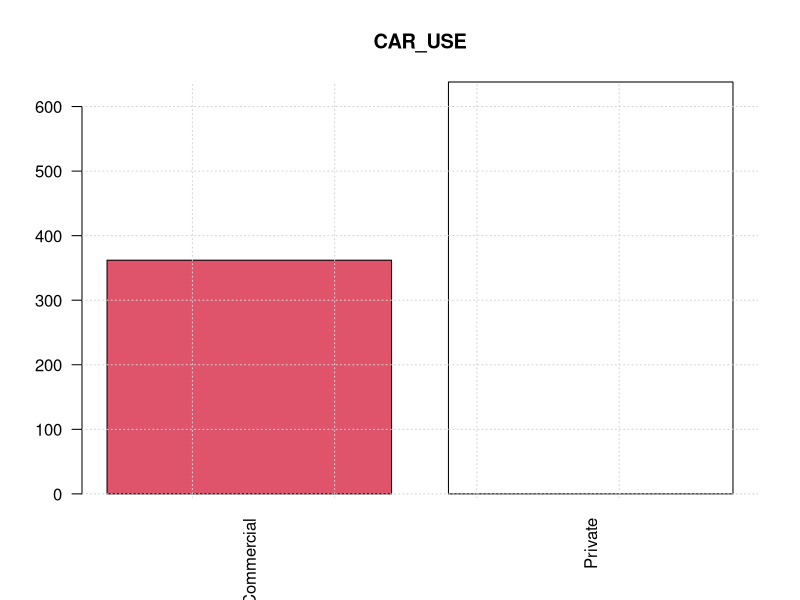
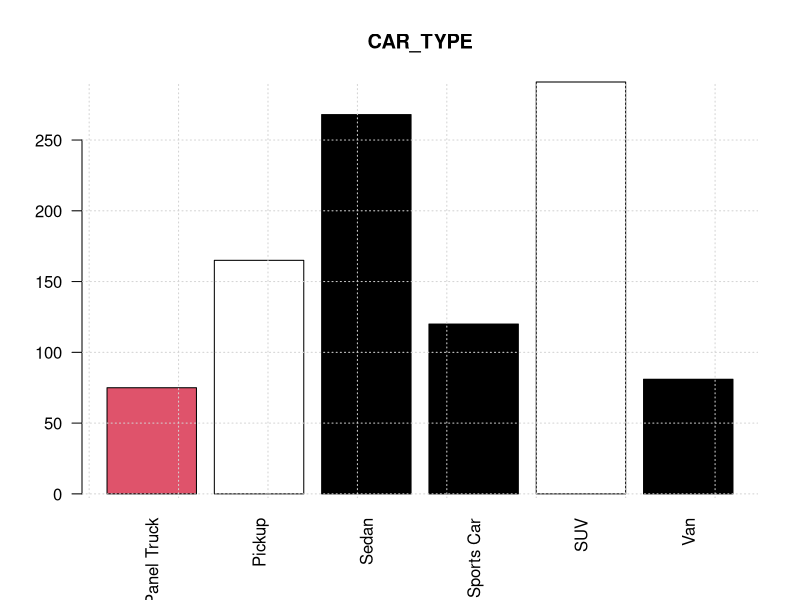
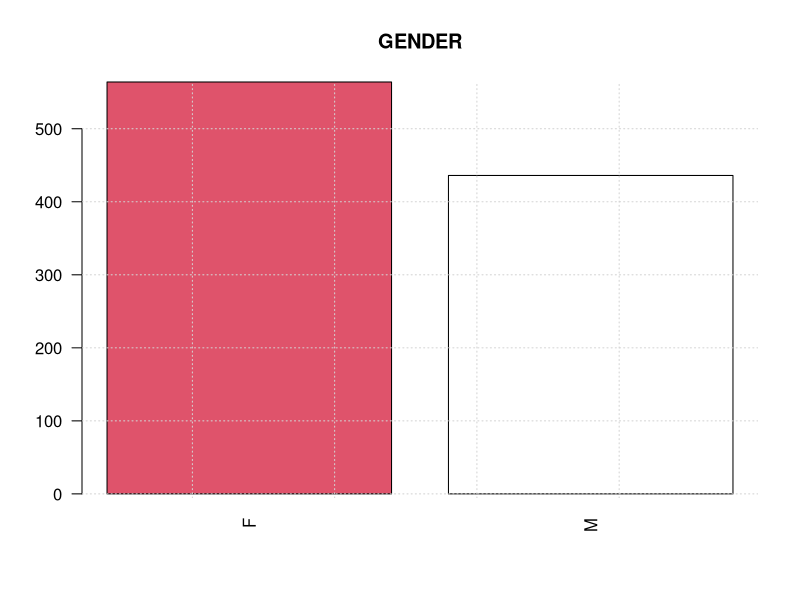
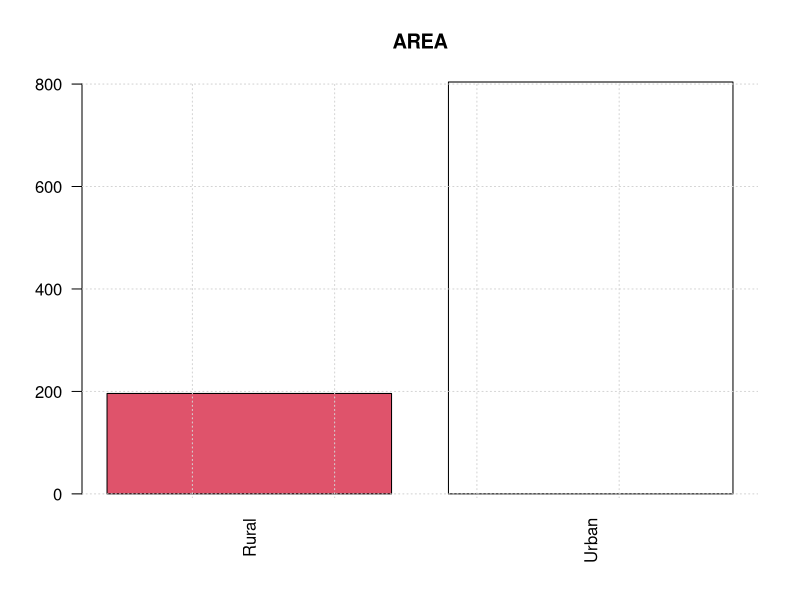
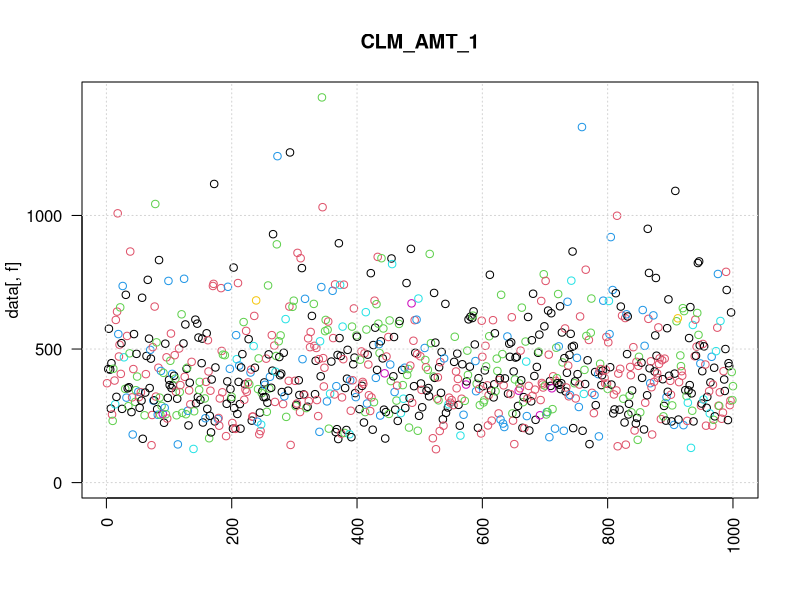
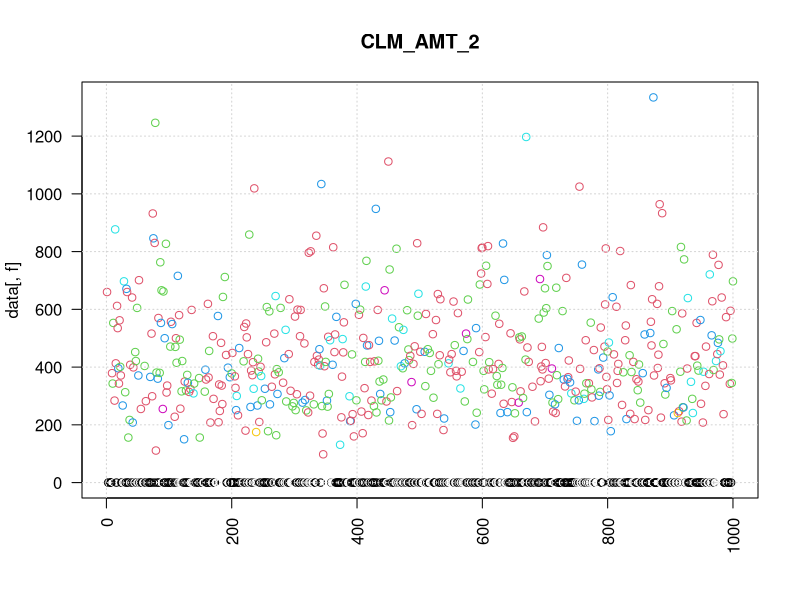
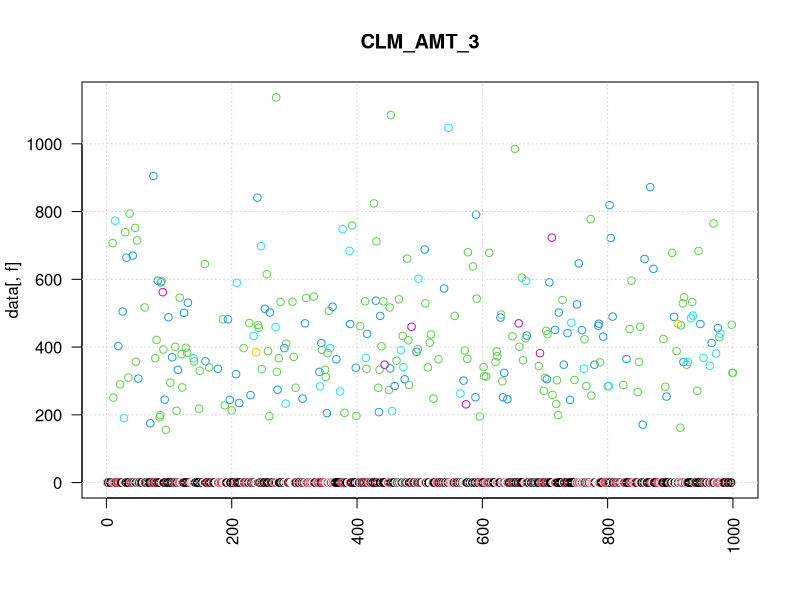
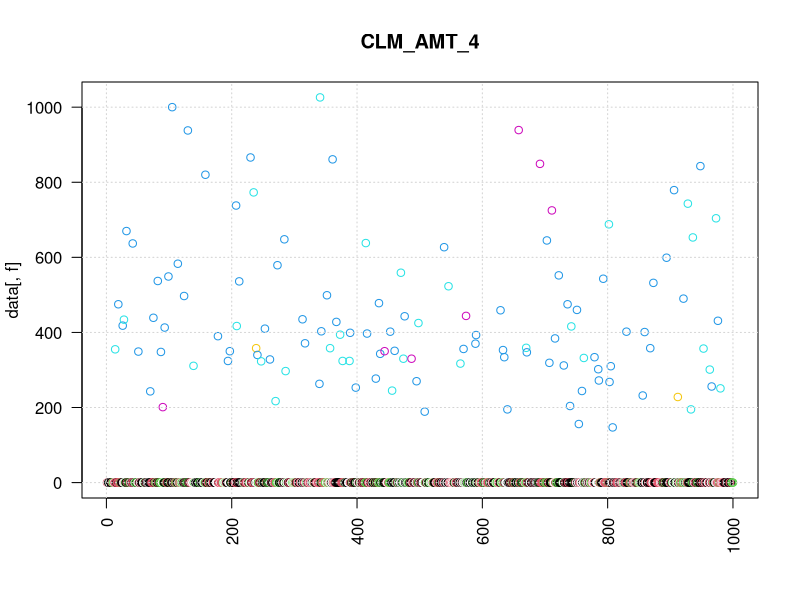

Write R code to recreate these figures, in order. (Note: this script raises an error after producing the figures.)
############################################################################################################################
####################################################### Read libraries #####################################################
############################################################################################################################
library(readr) # Check encoding
library(magrittr) # Pipe operator
library(dplyr) # data wrangling
library(purrr) # efficient one liner pattern-matching
library(ggplot2) # additional graphics



############################################################################################################################
#################################################### Read and store data ###################################################
############################################################################################################################

data_orig <-read.csv(file = "DATA_SET_8.csv",sep = ";",encoding = "ASCII") %>%
  as.data.frame() # specify encodeing to use regex

#Always keep original data as is.
data <- data_orig
rm(data_orig) #memory management
############################################################################################################################
#################################################### Function Definitions ##################################################
############################################################################################################################
# Check whether number of claims matches the number of row entries.

# In the end store data here
############################################## Prototype ##################################################################
# models <- list( claim_freq_models = list (
#                                             poisson = list(
#                                                             pdf = function(lambda,x){
#                                                               return(lambda^x * exp(-lambda) / factorial((x)))}
#                                                             random_poisson = "to be defined",
#                                                             hist,
#                                                             lines),
#                                             
#                                             negative_binomial = list(
#                                                             pdf = function(r, p, k){return(choose((k+r-1),k) * p^r * (1-p)^k)}
#                                             )),
#                 claim_severity_models = list (
#                                             exponential = list(
#                                                           pdf = function(lambda,x){
#                                                             return(lambda *exp(-x*lambda))}),
#                                             gamma = list(
#                                                           pdf = function(alpha, lamba, x ){
#                                                             #no idea if the following works 
#                                                             if (x < 0) 
#                                                               {return(0.0) } 
#                                                             else 
#                                                               #needs gamma function 
#                                                               {return(lambda * exp(- lambda * x )*(lambda*x)^(alpha -1 )/1 )}
#                                                           }
#                                             ),
#                                             ))

##########################################################################################################################
##perhaps remove
pdf_poisson <- function(lambda,x){
  return(lambda^x * exp(-lambda) / factorial((x)))
}

pdf_exponential <- function(lambda,x){
  return(lambda *exp(-x*lambda))
}
##unitel here
#Our Own RNG? function?

simulate_poisson <- function(lambda, size){
  simulated_poisson <- rep(0, size)
  for (i in 1:size){
    sum_of_exponentials <- 0.0 
    counter <- 0 
    while (! (sum_of_exponentials > lambda )) {
      initial_random_number <- runif(1,0,1) 
      #length 1 lower bound 0 upper bound 1 
      simulated_exponential <- - log(1 - initial_random_number ) 
      #given by inversion method for parameter = 1 
      sum_of_exponentials <- sum_of_exponentials + simulated_exponential
      counter <- counter + 1 
    }
    simulated_poisson[i] <- counter -1
  }
  return (simulated_poisson)
}

simulate_exponential <- function(lambda, size){
  simulated_exponential <- rep(0, size)
  for (i in 1:size){
    initial_random_number <- runif(1,0,1)
    single_simulated_exponential <- - log(1 - initial_random_number )/lambda
    #given by inversion method
    simulated_exponential[i] <- single_simulated_exponential
  }
  return (simulated_exponential)
}

simulate_gamma <- function(shape,scale,size){}


############################################################################################################################
################################################# Data Quality Check #######################################################
############################################################################################################################
#Read data types
for(col in colnames(data)){
  print(typeof(data[,col]))
}
#[1] "integer"
#[2] "integer"
#[3] "character"  => should be numeric
#[4] "character"  => should be numeric
#[5] "character"  => should be numeric
#[6] "character"  => should be numeric
#[7] "character"  => should be numeric
#[8] "character"  => should be numeric
#[9] "character"  => should be numeric
#[10] "character" => should be numeric
#[11] "character" => should be numeric
#[12] "double"
#[13] "character"
#[14] "character"
#[15] "double"

##Careful conversion from string to numeric
#Count data amount in the columns to be converted
missing_data_count <- c() # To be used for validation after conversion
for(i in 3:9){
  counter <- 0
  for(j in 1:nrow(data)){
    if(is.na(data[j,i])){
      counter= counter + 1
    }
    missing_data_count[i-2] <- counter
  }
}
#Result: No missing data

#Use regex to remove potential white spaces.
for(i in 3:9){
    data[,i] <- gsub("\\s+", "", data[,i])
}

#Count data amount in the columns to be converted
zero_data_count <- c() # To be used for validation after conversion
for(i in 3:9){
  counter = 0
  for(j in 1:nrow(data)){
    if(data[j,i]=="-"){
      data[j,i]<-"0" #to make-sure conversion went correctly without NA coercion
      counter= counter + 1
    }
  }
  zero_data_count[i-2] <- counter
}

#Convert to numeric
for(i in 3:9){
    data[i] <- as.double(data[[i]])
}


zero_data_count_after_conversion <- c() # To be used for validation after conversion
for(i in 3:9){
  counter_2 = 0
  for(j in 1:nrow(data)){
    if(data[j,i]==0){
      counter_2= counter_2 + 1
    }
    zero_data_count_after_conversion[i-2] <- counter_2
  }
  counter_2 <- 0
}
# zero data count matches
# check correct conversion of -ve values
data[3][data[3]<0] #still exist
#check greater than 3 digit values
data[4][data[4]>999]


# Analyse negative values
negative_value_indices <- rep(FALSE,nrow(data))
for(i in 3:9){
  for(j in 1:nrow(data)){
    if(data[j,i]<0){
      negative_value_indices[j] <- TRUE
    }
  }
}
dplyr::filter(data,negative_value_indices)
#Result: We decided on excluding two policies with -ve CLM_AMT_1 values
data <- dplyr::filter(data,!negative_value_indices)



############################################################################################################################
################################################### Data Exploration #######################################################
############################################################################################################################


# Get summary of the data
summary(data)

features_cat <- c(  'CAR_USE',
                    'CAR_TYPE',
                    'GENDER',
                    'AREA')

# convert to factors for plotting
for (v in features_cat) {
  data[,v] <- as.factor(data[,v])
}


features_int <- 'Age'


claims_amounts <- c('CLM_AMT_1',
                    'CLM_AMT_2',
                    'CLM_AMT_3',
                    'CLM_AMT_4',
                    'CLM_AMT_5',
                    'CLM_AMT_6',
                    'CLM_AMT_7')



for (f in features_cat) {
  plot(data[,f], main=f, xlab='', las=2,col=data$CLM_FREQ)
  grid()
}
# Results: (%-wise)
# Rural has higher impact on the number of claims
# Being Female has higher impact on the number of claims
# Panel truck has higher impact on the number of claims
# Commercial car use has higher impact on the number of claims


for (f in claims_amounts) {
  plot(data[,f], main=f, xlab='' ,las=2,col=data$CLM_FREQ)
  grid()
}
#CLM_AMT_6 and CLM_AMT_7 rare occurrence


plot(data$CLM_FREQ, data$AGE, main='Age', xlab='',las = 2)
grid()


############################################################################################################################
########################################################### Q1 #############################################################
############################################################################################################################


#################################################### Q1 Check Poisson ######################################################
#Here we assume that the number of claims follows a poisson distribution. We apply the maximum likelihood method to obtain
#an estimator for the poisson parameter lambda.


#Maximum likelihood Estimator for poisson case to estimate lambda
lambda_hat <- 1/length(data$CLM_FREQ) * sum(data$CLM_FREQ)

#Here we plot a histogram of our claim frequency data against the theoretical pdf of parameter lambda hat.
hist(data$CLM_FREQ, breaks = 30, freq = FALSE, main = "Empirical Histogram with Theoretical PDF")
#overlay density
x <- seq(0,10,length.out = 1000)
y <- pdf_poisson(lambda_hat,x) #Theoretical Distribution
lines(x,y)


#Result: Graphically poisson seems to be a good model, to quantify how good of a fit it is we test it agains a theoretical pdf.
# To make the pdfs comparable we will discetise the theoretical pdf to make them "comparable".
empirical_pdf <- rep(0,9)
for(i in 1:8){
  empirical_pdf[i] <- table(data$CLM_FREQ)[i] / sum(data$CLM_FREQ)
}
theoretical_pdf <- c(0,9)
for(i in 1:8){
  theoretical_pdf[i] <- poisson_pdf(i-1,lambda_hat)
}
theoretical_pdf[9] <- 1-sum(theoretical_pdf[1:8])

#We now have two comparable vectors. We test them using Chi-squared test.
chisq.test(empirical_pdf,theoretical_pdf)






#Mixed Poisson Approach N follows  LAMBDA which it self follows Poi(lambda_hat)?


############################################# Q1 Check Negative binomial ###################################################

#MME Estimator
r_hat <- mean(data$CLM_FREQ)^2 / (var(data$CLM_FREQ) - mean(data$CLM_FREQ)) ###Rubbish
p_hat <- 1- (mean(data$CLM_FREQ ) / var(data$CLM_FREQ )) ##Rubbish

#Here we plot a histogram of our claim frequency data against the theoretical pdf of parameter p_hat and r_hat.
hist(data$CLM_FREQ, breaks = 30, freq = FALSE, main = "Empirical Histogram with Theoretical PDF")
#overlay density
x <- seq(0,10,length.out = 11)
y <- dnbinom(x,size = r_hat,prob = p_hat) #Theoretical Distribution
lines(x,y)



#To make the pdf comparable, we discretise and apply the chi.sq test
theoretical_pdf <- c(0,9)
for(i in 1:8){
  theoretical_pdf[i] <- dnbinom(x=i-1 , size = r_hat, prob = p_hat)
}
theoretical_pdf[9] <- 1-sum(theoretical_pdf[1:8])






############################################################################################################################
########################################################### Q2 #############################################################
############################################################################################################################



############################################# Q2 Check Exponential #########################################################
claim_size_vector <- apply(data[,3:9],1 ,sum)

claim_size_vector_ecxl_zero <- claim_size_vector[claim_size_vector>0]

hist(claim_size_vector_ecxl_zero,breaks = 20,freq = FALSE, main = "Empirical Histogram with Theoretical PDF")
x <- seq(0,3500,length.out = 1000)

#Maximum Likelihood Estimator
lambda_hat <- 1 / (1/length((claim_size_vector_ecxl_zero)) * sum(claim_size_vector_ecxl_zero))
y <- pdf_exponential(lambda_hat,x) #Theoretical Distribution
lines(x,y)


## Test whether exponential is a good model.

simulate_exponential(lambda_hat,length(claim_size_vector_ecxl_zero))

ks.test(claim_size_vector_ecxl_zero, "pexp", lambda_hat) #kolomogorov smirnov test

qqplot(claim_size_vector_ecxl_zero,simulate_exponential(lambda_hat,length(claim_size_vector_ecxl_zero)))



################################################ Q2 Check Gamma ############################################################



hist(claim_size_vector_ecxl_zero,breaks = 20,freq = FALSE, main = "Empirical Histogram with Theoretical PDF")
x <- seq(0,3500,length.out = 812)

#Maximum Likelihood Estimator
gamma_estimated_theta <- var(claim_size_vector_ecxl_zero) / mean(claim_size_vector_ecxl_zero)
gamma_estimated_k <- mean(claim_size_vector_ecxl_zero)^2/ var(claim_size_vector_ecxl_zero)

y_2 <- dgamma(x,shape = gamma_estimated_k, scale = gamma_estimated_theta ) #Theoretical Distribution
lines(x,y_2)


qqplot(claim_size_vector_ecxl_zero,rgamma(1000,shape = gamma_estimated_k,gamma_estimated_theta))


############################################################################################################################
########################################################### Q3 #############################################################
############################################################################################################################


################################################# Q3 Monte Carlo Poisson ###################################################

#Here we will simulate a Poisson random variables using the same parameter lambda we obtained from the MLE estimator.
#The simulation algorithm is in the function simulate poisson. To assess the reliability of our Monte Carlo estimator to
#Our data we follow two approaches motivated by the concept of multiple testing. That is, due to randomness a simple one
#time chi squared test could be significant whereas it should not or vice versa. To mitigate this issue we will generate
#1000 randomly generated poisson random variables with the parameter we estimated and test against each of them obtaining
#1000 pv-values instead of a single. We could then take its average value as a more robust statistical test.

#In that we follow two approaches 
#1) We apply the goodness of fit on the 1000 randomly generated poisson.
#2) We apply the goodness of fit on 1000 randomly generated poisson PDFs. Which should overall be less volatile since
# it would not be susceptible to changes in magnitude in comparison to the first approach.

#Approach 1
poisson_simulations_list <- vector(mode = "list", length = 1000)
for(i in 1:1000) {
  poisson_simulations_list[[i]] <- vector(mode = "list", length = 1000)
}
for(i in 1:1000){
  poisson_simulations_list[[i]] <- simulate_poisson(lambda_hat,1000)
}

pval_vector <- vector()
for(i in 1:1000){
  pval_vector[i] <- chisq.test(poisson_simulations_list[[i]],data$CLM_FREQ)$p.val
}
mean(pval_vector)

#Approach 2
#Essentially we will create a similar table containing comparable pdfs based on the poisson monte carlo estimators
simulated_pdfs <- vector(mode = "list", length = 1000)
for(i in seq_along(simulated_pdfs)) {
  simulated_pdfs[[i]] <- vector(mode = "list", length = 9)
}

generate_random_comparable_poisson <- function(lambda){
  
  my_poisson_simulation <- simulate_poisson(lambda,1000)
  
  
  random_vector <- c()
  
  for (i in 1:8) {
    prob <- table(my_poisson_simulation)[as.character(i-1)] / 1000
    if (is.na(prob)) {
      random_vector[i] <- 0
    } else {
      random_vector[i] <- prob
    }
    
  }
  random_vector[9] <- 1- sum(random_vector[1:8])
  return(random_vector)    
}




for(i in 1:1000){
  simulated_pdfs[[i]] <- generate_random_comparable_poisson(lambda_hat)##issue here
}
#In deed much more stable p-values in comparison to using randomly generated poisson
pval_vector <- c()
for(i in 1:1000){
  pval_vector[i] <- chisq.test(simulated_pdfs[[i]],empirical_pdf)$p.val
}

mean(pval_vector)




################################################# Q3 Variance Reduction Poisson ###################################################

# We now consider variance reduction techniques
# Does it make sense, Expected value of poisson is the variance!! Do we really want to reduce the variance??











################################################# Q3 Monte Carlo Gamma ############################################################












